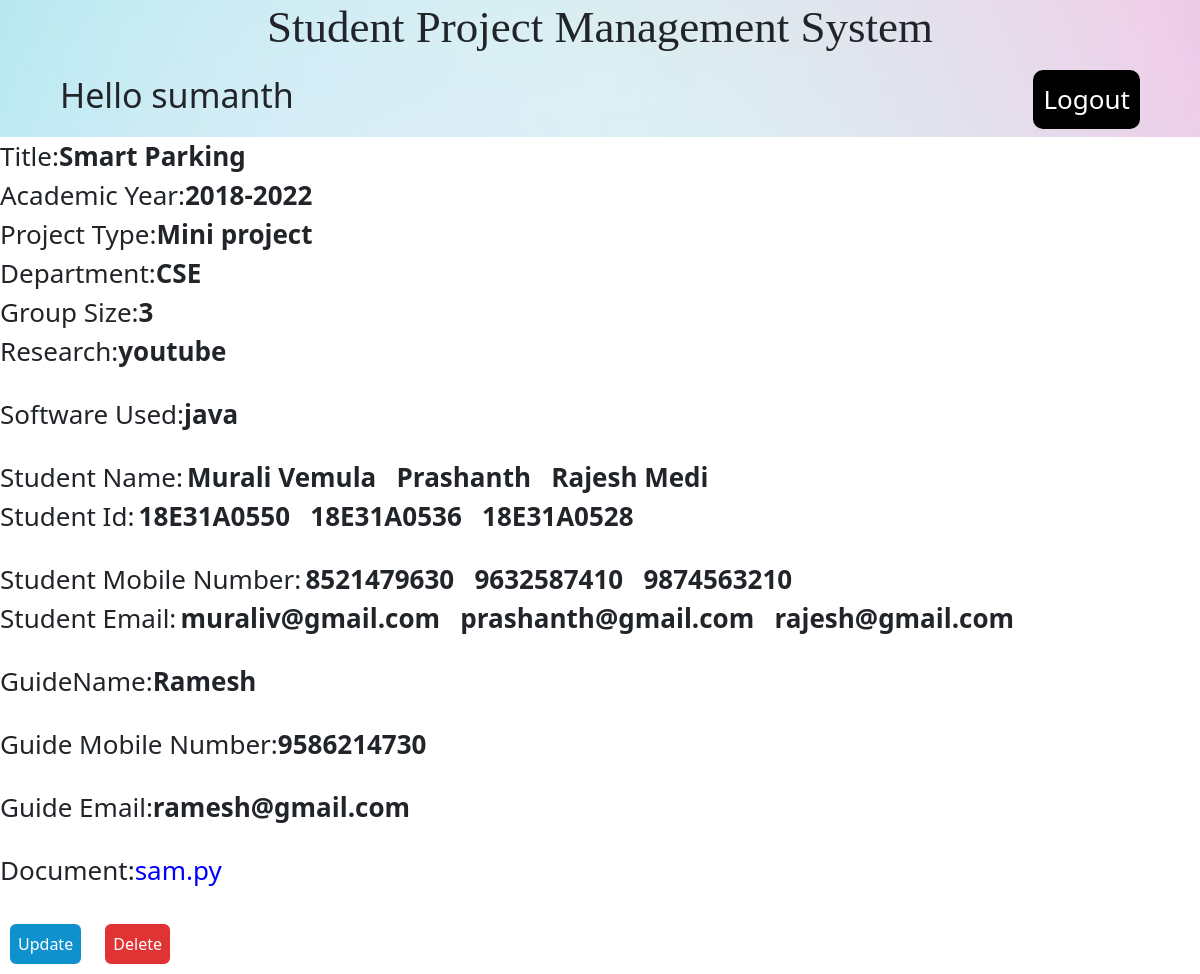
/data/67/ (signed in), run on the app's committed database.
### collegeproject/models.py (models this page shows, shortened)
class Project(models.Model):
    Title=models.CharField(null=True, blank=True,max_length=100)
    Academic=models.CharField(null=True, blank=True,max_length=100)
    ProjectType=models.CharField(null=True, blank=True,max_length=100)
    Department=models.CharField(null=True, blank=True,max_length=100)
    GroupSize=models.IntegerField(null=True, blank=True)
    StudentName1=models.CharField(null=True, blank=True,max_length=100)
    StudentRollno1=models.CharField(null=True, blank=True,max_length=100)
    StudentMobileNumber1 = models.IntegerField(null=True, blank=True)
    StudentEmail1 = models.EmailField(null=True, blank=True,max_length=100)
    StudentName2=models.CharField(null=True, blank=True,max_length=100)
    StudentRollno2=models.CharField(null=True, blank=True,max_length=100)
    StudentMobileNumber2 = models.IntegerField(null=True, blank=True)
    StudentEmail2 = models.EmailField(null=True, blank=True,max_length=100)
    StudentName3=models.CharField(null=True, blank=True,max_length=100)
    StudentRollno3=models.CharField(null=True, blank=True,max_length=100)
    StudentMobileNumber3 = models.IntegerField(null=True, blank=True)
    StudentEmail3 = models.EmailField(null=True, blank=True,max_length=100)
    StudentName4=models.CharField(null=True, blank=True,max_length=100)
    StudentRollno4=models.CharField(null=True, blank=True,max_length=100)
    StudentMobileNumber4 = models.IntegerField(null=True, blank=True)
    StudentEmail4 = models.EmailField(null=True, blank=True,max_length=100)
    StudentName5=models.CharField(null=True, blank=True,max_length=100)
    StudentRollno5=models.CharField(null=True, blank=True,max_length=100)
    StudentMobileNumber5 = models.IntegerField(null=True, blank=True)
    StudentEmail5 = models.EmailField(null=True, blank=True,max_length=100)
    Research=models.TextField(null=True, blank=True)
    Software=models.TextField(null=True, blank=True)
    GuideName=models.CharField(null=True, blank=True,max_length=100)
    GuideEmail =models.EmailField(null=True, blank=True,max_length=100)
    GuideNumber = models.IntegerField(null=True, blank=True)
    File=models.FileField(null=True, blank=True)

### collegeproject/views.py (the view)
# urls.py: path('data/<str:id>/',views.data,name='data'),
@login_required(login_url='login')
def data(request,id):
    project = Project.objects.get(id=id)
    context = {'project': project }
    return render(request,'data.html',context)

### collegeproject/templates/data.html (shortened to what this page needs)
{% include 'base.html'%}
{% load static %}
{% block content %}
<html>
    <head>
        <link href="https://cdn.jsdelivr.net/npm/bootstrap@5.0.2/dist/css/bootstrap.min.css" rel="stylesheet">
        <link rel="stylesheet" href="{% static 'css/data.css' %}">
      </head>
    <body>
        <div class="data">
            <label>Title:</label><p>{{project.Title}}</p><br>
            <label>Academic Year:</label><p>{{project.Academic}}</p><br>
            <label>Project Type:</label><p>{{project.ProjectType}}</p><br>
            <label>Department:</label><p>{{project.Department}}</p><br>
            <label>Group Size:</label><p>{{project.GroupSize}}</p><br>
            <label>Research:</label><p>{{project.Research}}</p><br><br>
            <label>Software Used:</label><p>{{project.Software}}</p><br><br>
            <label>Student Name:</label>
            <p>{{project.StudentName1}}&nbsp&nbsp&nbsp{{project.StudentName2}}&nbsp&nbsp&nbsp{{project.StudentName3}}&nbsp&nbsp&nbsp
            </p><br>
            <label>Student Id:</label>
            <p>{{project.StudentRollno1}}&nbsp&nbsp&nbsp{{project.StudentRollno2}}&nbsp&nbsp&nbsp{{project.StudentRollno3}}&nbsp&nbsp&nbsp
            </p><br><br>
            <label>Student Mobile Number:</label>
            <p>{{project.StudentMobileNumber1}}&nbsp&nbsp&nbsp{{project.StudentMobileNumber2}}&nbsp&nbsp&nbsp{{project.StudentMobileNumber3}}
            </p><br>
            <label>Student Email:</label>
            <p>{{project.StudentEmail1}}&nbsp&nbsp&nbsp{{project.StudentEmail2}}&nbsp&nbsp&nbsp{{project.StudentEmail3}}&nbsp&nbsp&nbsp
            </p><br><br>
            <label>GuideName:</label><p>{{project.GuideName}}</p><br><br>
            <label>Guide Mobile Number:</label><p>{{project.GuideNumber}}</p><br><br>
            <label>Guide Email:</label><p>{{project.GuideEmail}}</p><br><br>
            <label>Document:</label><a class="link" href="{{project.File.url}}" download>{{project.File}}</a><br><br>
            <a href="{% url 'update' project.id %}"><button  class="button-update">Update</button></a>
            <a href="{% url 'deleteitem' project.id %}"><button  class="button-delete" >Delete</button></a>
        </div>
    </body>
</html>
{% endblock %}

### collegeproject/templates/base.html (shortened to what this page needs)
{% load static %}
{% block content %}
<html>
    <head>
        <link href="https://cdn.jsdelivr.net/npm/bootstrap@5.0.2/dist/css/bootstrap.min.css" rel="stylesheet">
        <link rel="stylesheet" href="{% static 'css/main.css' %}">
    </head>
    <body>
        <h1 style="text-align: center;font-family: Comic Sans MS;font-size: 45px;" class="heading">Student Project Management System</h1>
        <div class="navbar">
            <h2 style="float: left;  padding-left: 60px;" class="welcome">Hello  {{user}}</h2>
            <a href="{% url 'logout' %}" style="float: right; text-decoration: none; font-size: 26px; margin-right: 60px; padding: 10px; color: white; border-radius: 10px; background-color: black;">Logout</button></a>
        </div>
    </body>
</html>
{% endblock %}

### collegeproject/static/css/main.css (style rules this page uses)
.heading { text-align: center; font-family: Comic Sans MS; font-size: 45px; }
body { background: url("images/homepage.jpg") no-repeat center center fixed; background-size: cover; -o-background-size: cover; -webkit-background-size: cover; -moz-background-size: cover; }
.welcome { padding-left: 140px; font-size: 34px; }

### collegeproject/static/css/data.css (style rules this page uses)
p { display: inline; font-size: 26px; font-weight: bold; }
.data { background-color: white; }
.button-update { background-color: #0f91ce; color: white; padding: 8px; margin: 8px; border: none; cursor: pointer; border-radius: 8px; border : 2px solid; }
.button-delete { background-color:rgb(224, 51, 51); color: white; padding: 8px; margin: 8px; border: none; cursor: pointer; border-radius: 8px; border : 2px solid; }
label { font-size: 26px; }
.link { text-decoration: none; font-size: 26px; color: blue; }
body { background: url("images/a-u-d-s.jpg") no-repeat center center fixed; background-size: cover; -o-background-size: cover; -webkit-background-size: cover; -moz-background-size: cover; }

### data on the page
Project: Title "Smart Parking", Academic "2018-2022", ProjectType "Mini project", Department "CSE", GroupSize "3", Research "youtube", Software "java", StudentName1 "Murali Vemula", StudentName2 "Prashanth", StudentName3 "Rajesh Medi", StudentRollno1 "18E31A0550", StudentRollno2 "18E31A0536", StudentRollno3 "18E31A0528", StudentMobileNumber1 "8521479630", StudentMobileNumber2 "9632587410", StudentMobileNumber3 "9874563210", StudentEmail1 "muraliv@gmail.com", StudentEmail2 "prashanth@gmail.com", StudentEmail3 "rajesh@gmail.com", GuideName "Ramesh", GuideNumber "9586214730", GuideEmail "ramesh@gmail.com", File "sam.py"

### other printed values
{{ user }} "sumanth"
